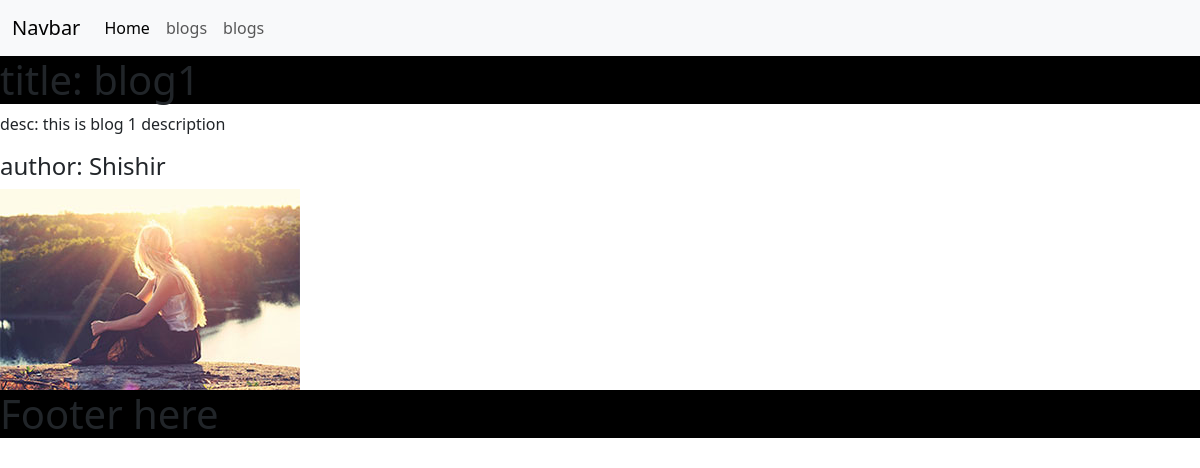
Page /blog/1/ on the committed database.
### blog/models.py (models this page shows, shortened)
class Blog(models.Model):
    title = models.CharField(max_length=255)
    description = models.TextField()
    img = models.ImageField(upload_to="blog_image/", height_field=None, width_field=None, max_length=None)
    username = models.CharField(max_length=30)
    category = models.ForeignKey(Category, on_delete=models.CASCADE, blank=True, null=True)
    created_at = models.DateTimeField(auto_now_add=True)

### blog/views.py (the view)
# urls.py: path("blog/<int:pk>/", views.blogItem, name="blogs-item")
def blogItem(request, pk):
    blogs = get_object_or_404(Blog, pk = pk)
    context = {
        'blogs':blogs,
    }
    return render(request, "singleblog.html", context)

### template/singleblog.html
{% extends "base.html" %}
{% block content %}
    <h1>title: {{blogs.title}}</h1>
    <p>desc: {{blogs.description}} </p>
    <h4>author: {{blogs.username}}</h4>
    <img src={{blogs.img.url}} alt={{blogs.title}}>
{% endblock  %}

### static/css/index.css (style rules this page uses)
h1 { color: red; background: #000; }

### rows in the picture
Blog: title "blog1", description "this is blog 1 description", username "Shishir", img (picture)
